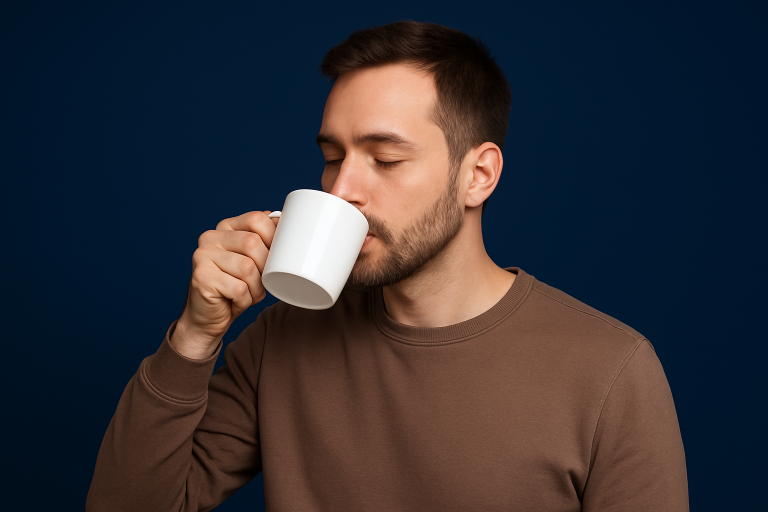
#> input picture images/cafe.png, 1536 x 1024 px (shown at 1/2 size)
$ python chroma.py
#> lines starting #> are read from the running program, lines starting #| are printed output that depends on the picture; after the words box and inside, x2 and y2 are one past the last pixel; in counts of white or black regions, pixels touching at a corner belong together
import cv2
import numpy as np

def create_mask(hsv_frame, color="blue"):
    if color == "green":
        # Faixa do verde
        lower = np.array([35, 40, 40])   # limite inferior (H, S, V)
        upper = np.array([85, 255, 255]) # limite superior
    elif color == "blue":
        # Faixa do azul marinho (mais escuro que o azul padrão)
        lower = np.array([90, 50, 20])
        upper = np.array([130, 255, 150])
    else:
        raise ValueError("Cor inválida: use 'green' ou 'blue'")

    # Cria a máscara
    mask = cv2.inRange(hsv_frame, lower, upper)
    return mask

def main():
    # Carregar a imagem local (a pessoa com fundo verde ou azul)
    frame = cv2.imread("images/cafe.png")
#> frame is the input picture: shape (1024, 1536, 3); mean B, G, R 53.7, 48.6, 51.1
    if frame is None:
        print("Erro: não consegui carregar a imagem. Verifique o caminho.")
        return

    # Pré-carregar imagens de fundo
    backgrounds = [
        cv2.imread("images/fundo1.jfif"),
        cv2.imread("images/fundo2.jfif"),
        cv2.imread("images/fundo3.jfif"),
    ]
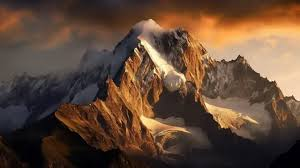
#> input picture images/fundo1.jfif, 300 x 168 px
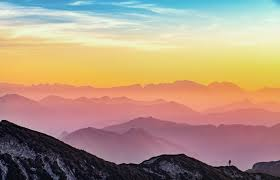
#> input picture images/fundo2.jfif, 280 x 180 px
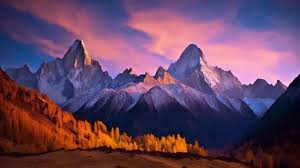
#> input picture images/fundo3.jfif, 300 x 168 px
    current_bg = 0  # índice do fundo atual

    # Define cor inicial (verde)
    chroma_color = "blue"

    while True:
        # Converte para HSV
        hsv = cv2.cvtColor(frame, cv2.COLOR_BGR2HSV)
#> hsv: shape (1024, 1536, 3); mean H, S, V 64.4, 195.8, 75.6

        # Cria máscara da cor escolhida
        mask = create_mask(hsv, color=chroma_color)
#> in create_mask, `mask = cv2.inRange(hsv_frame, lower, upper)`:
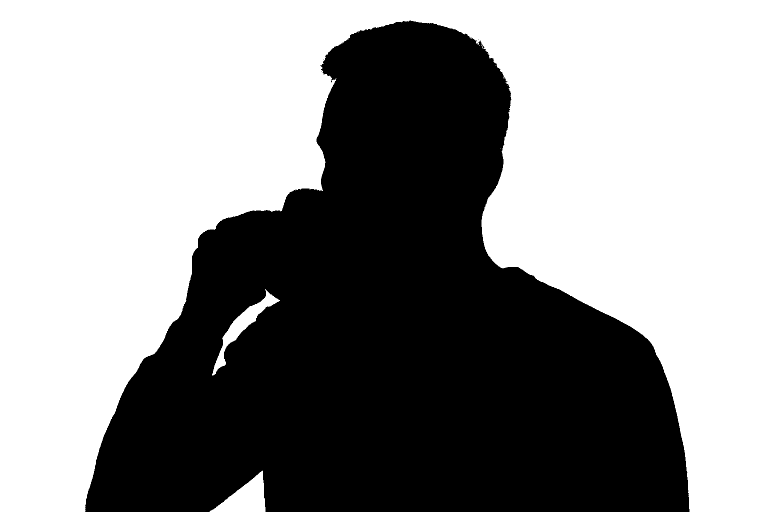
#> mask: shape (1024, 1536) (shown at 1/2 size); 56.2% white; 6 black regions (5 under 20 px), largest, box (x1, y1, x2, y2) and area: (170, 41, 1379, 1024) 688696

        # Inverte a máscara para pegar a pessoa/objeto
        mask_inv = cv2.bitwise_not(mask)

        # Redimensiona o fundo para o tamanho da imagem principal
        bg_resized = cv2.resize(backgrounds[current_bg], (frame.shape[1], frame.shape[0]))

        # Separa a parte da pessoa (sem o fundo verde/azul)
        fg = cv2.bitwise_and(frame, frame, mask=mask_inv)
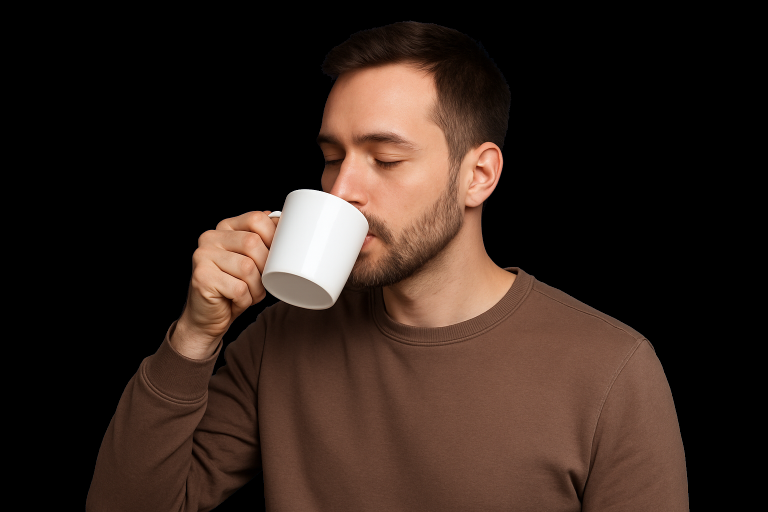
#> fg: shape (1024, 1536, 3) (shown at 1/2 size); mean B, G, R 28.8, 35.8, 50.7

        # Separa a parte do fundo (somente onde tinha verde/azul)
        bg = cv2.bitwise_and(bg_resized, bg_resized, mask=mask)
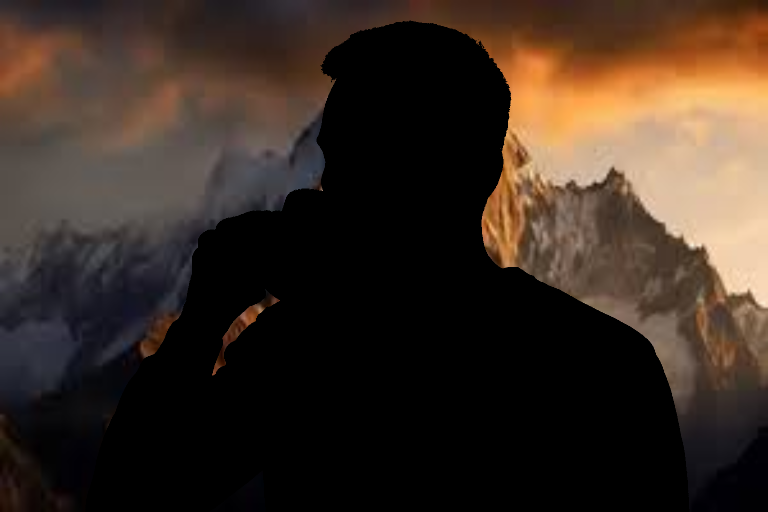
#> bg: shape (1024, 1536, 3) (shown at 1/2 size); mean B, G, R 35.1, 44.4, 57.9

        # Junta pessoa + fundo
        result = cv2.add(fg, bg)
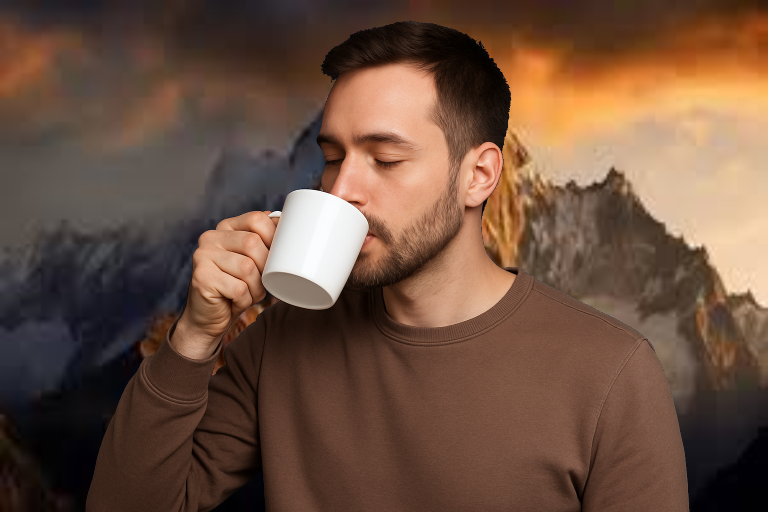
#> result: shape (1024, 1536, 3) (shown at 1/2 size); mean B, G, R 63.8, 80.2, 108.5

        # Mostra os frames
        cv2.imshow("Original", frame)
        cv2.imshow("Mascara", mask)
        cv2.imshow("Chroma Key", result)

        # Controles do teclado
        key = cv2.waitKey(0) & 0xFF
#> (key Esc is pressed here)
        if key == 27:  # tecla ESC -> sair
            break
        elif key in [ord("1"), ord("2"), ord("3")]:
            current_bg = int(chr(key)) - 1  # troca fundo
        elif key == ord("g"):
            chroma_color = "green"  # trocar para verde
        elif key == ord("b"):
            chroma_color = "blue"   # trocar para azul

    cv2.destroyAllWindows()

if __name__ == "__main__":
    main()
